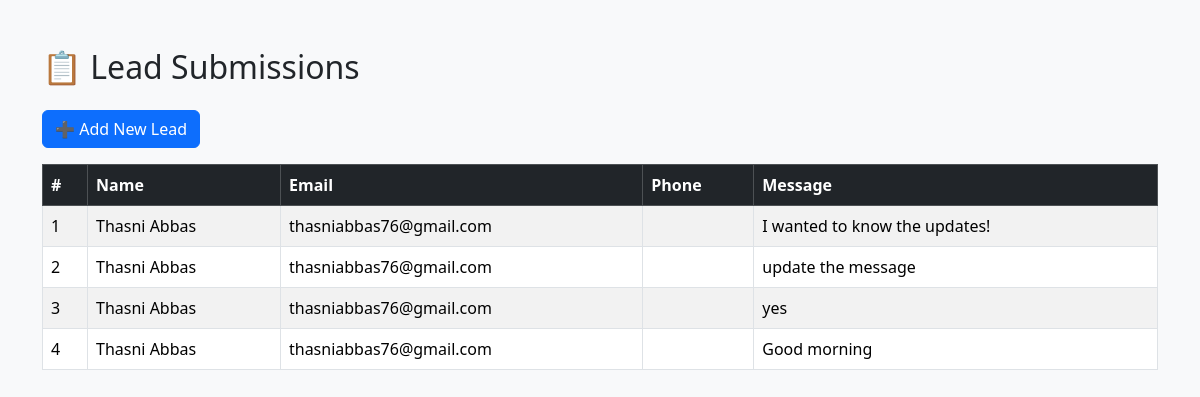
Before: /lead_list/ with the older database file.
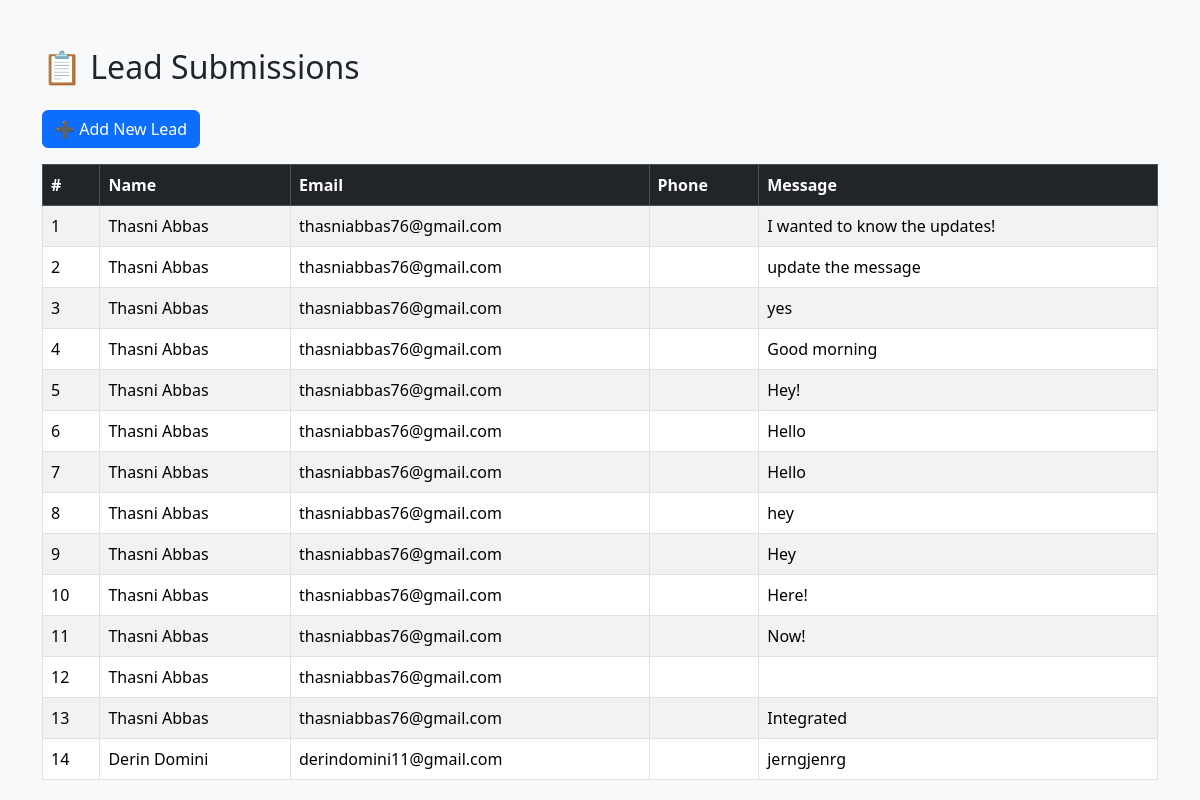
After: the same page with the newer database file.
### Leads/models.py (models this page shows, shortened)
class Lead(models.Model):
    name = models.CharField(max_length=100)
    email = models.EmailField()
    phone_number = models.CharField(max_length=15, blank=True, null=True)
    message = models.TextField(blank=True, null=True)
    lead_source = models.CharField(max_length=100, choices=LEAD_SOURCE_CHOICES, default='website')

### Leads/views.py (the view)
# urls.py: path('lead_list/', views.lead_list, name='lead_list'),
def lead_list(request):
    leads = Lead.objects.all()
    return render(request, 'lead_list.html', {'leads': leads})

### templates/lead_list.html (shortened to what this page needs)
<!DOCTYPE html>
<html>
<head>
    <link href="https://cdn.jsdelivr.net/npm/bootstrap@5.3.3/dist/css/bootstrap.min.css" rel="stylesheet">
</head>
<body class="bg-light">
<div class="container mt-5">
    <h2 class="mb-4">📋 Lead Submissions</h2>
    <a href="/" class="btn btn-primary mb-3">➕ Add New Lead</a>
    {% if leads %}
        <table class="table table-bordered table-striped">
            <thead class="table-dark">
                <tr>
                    <th>#</th>
                    <th>Name</th>
                    <th>Email</th>
                    <th>Phone</th>
                    <th>Message</th>
                </tr>
            </thead>
            <tbody>
                {% for lead in leads %}
                    <tr>
                        <td>{{ forloop.counter }}</td>
                        <td>{{ lead.name }}</td>
                        <td>{{ lead.email }}</td>
                        <td>{{ lead.phone }}</td>
                        <td>{{ lead.message }}</td>
                    </tr>
                {% endfor %}
            </tbody>
        </table>
    {% else %}
        <div class="alert alert-info">No leads submitted yet.</div>
    {% endif %}
</div>
</body>
</html>

Changed rows visible on the page:
added Lead: name "Thasni Abbas", email "thasniabbas76@gmail.com", message "Hey!"
added Lead: name "Thasni Abbas", email "thasniabbas76@gmail.com", message "Hello"
added Lead: name "Thasni Abbas", email "thasniabbas76@gmail.com", message "Hello"
added Lead: name "Thasni Abbas", email "thasniabbas76@gmail.com", message "hey"
added Lead: name "Thasni Abbas", email "thasniabbas76@gmail.com", message "Hey"
added Lead: name "Thasni Abbas", email "thasniabbas76@gmail.com", message "Here!"
added Lead: name "Thasni Abbas", email "thasniabbas76@gmail.com", message "Now!"
added Lead: name "Thasni Abbas", email "thasniabbas76@gmail.com"
added Lead: name "Thasni Abbas", email "thasniabbas76@gmail.com", message "Integrated"
added Lead: name "Derin Domini", email "derindomini11@gmail.com", message "jerngjenrg"
